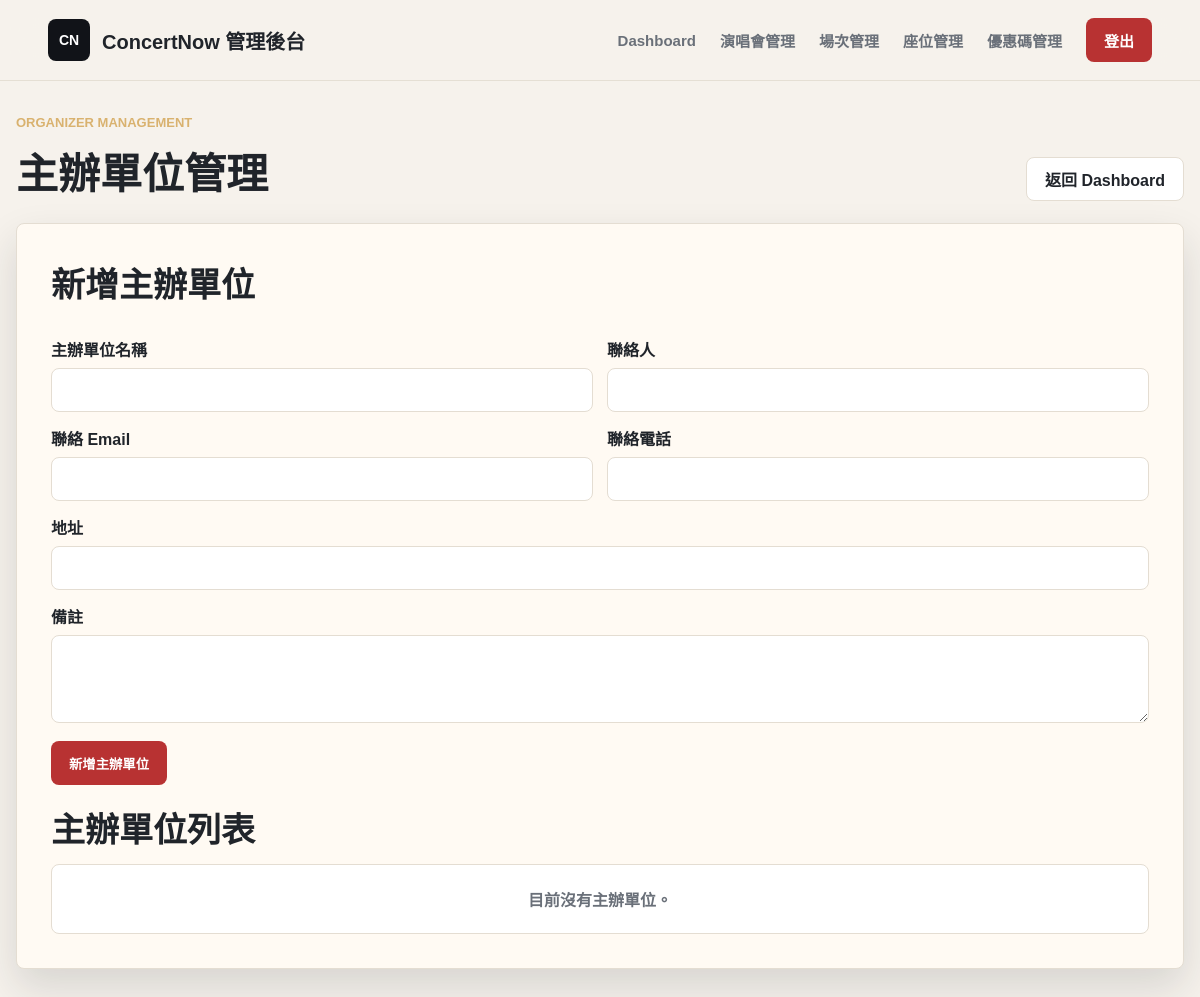
Page /manager/organizers.php (signed in) on the earlier database version.
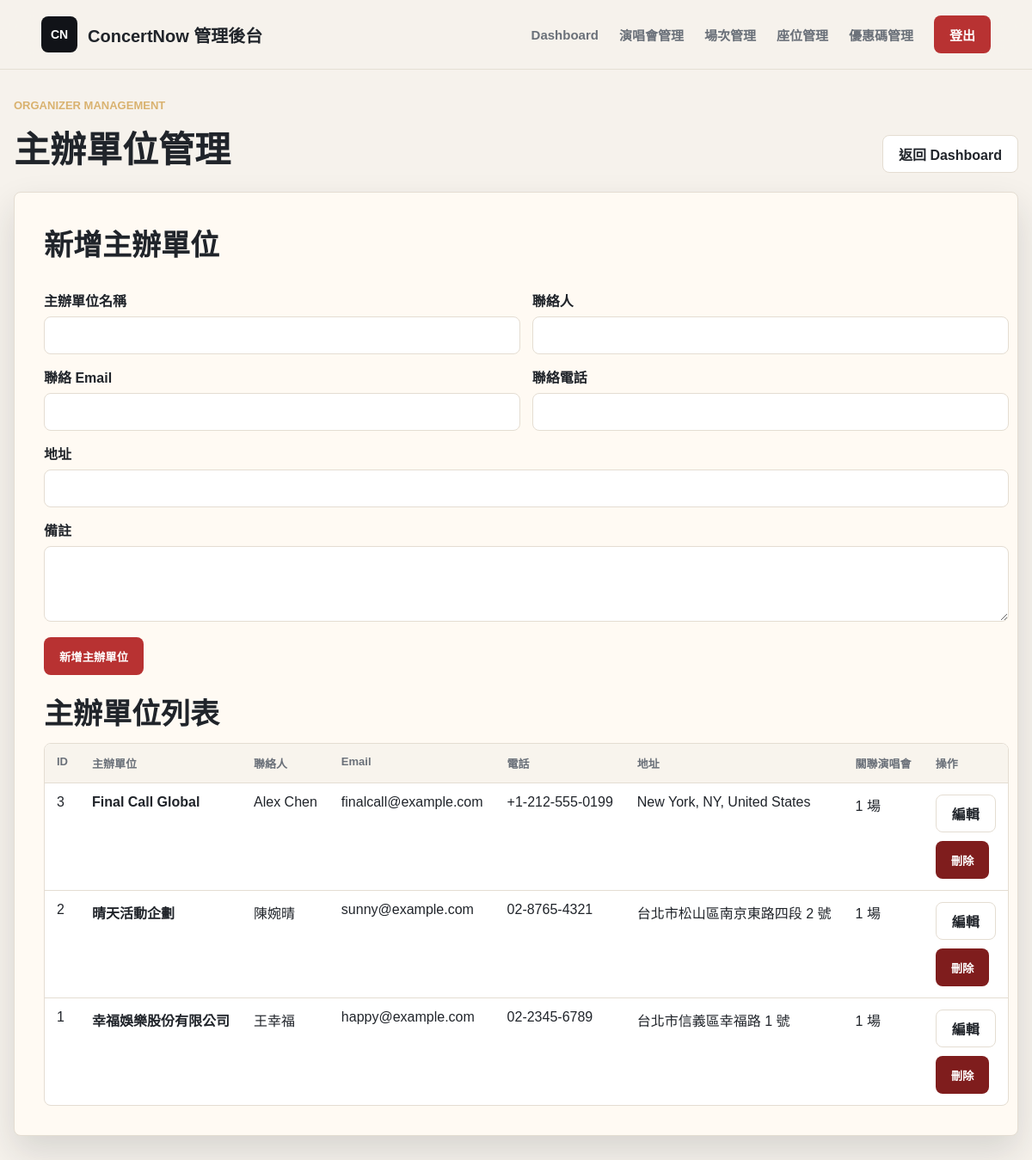
Same page on the later database version.
### tables this page shows
CREATE TABLE Organizer (
    organizer_id INT AUTO_INCREMENT PRIMARY KEY,
    organizer_name VARCHAR(100) NOT NULL UNIQUE,
    contact_person VARCHAR(100) NULL,
    contact_email VARCHAR(100) NULL,
    contact_phone VARCHAR(30) NULL,
    organizer_address VARCHAR(255) NULL,
    note TEXT NULL,
    created_at TIMESTAMP DEFAULT CURRENT_TIMESTAMP,
    updated_at TIMESTAMP DEFAULT CURRENT_TIMESTAMP ON UPDATE CURRENT_TIMESTAMP
);

### includes/manager_auth.php (called while the page is built, shortened)
<?php
function h($value)
{
    return htmlspecialchars((string) $value, ENT_QUOTES, 'UTF-8');
}

### manager/organizers.php (the view, shortened to what this page needs)
<?php
require_once __DIR__ . '/../includes/manager_auth.php';
require_once __DIR__ . '/../includes/db_config.php';
$errors = [];
$organizers = [];
$editOrganizer = null;
$dbReady = $pdo instanceof PDO;
if ($dbReady) {
    try {
        $stmt = $pdo->query(
            'SELECT
                o.organizer_id,
                o.organizer_name,
                o.contact_person,
                o.contact_email,
                o.contact_phone,
                o.organizer_address,
                o.note,
                COUNT(c.concert_id) AS concert_count
             FROM Organizer o
             LEFT JOIN Concert c ON c.organizer_id = o.organizer_id
             GROUP BY
                o.organizer_id,
                o.organizer_name,
                o.contact_person,
                o.contact_email,
                o.contact_phone,
                o.organizer_address,
                o.note
             ORDER BY o.organizer_id DESC'
        );
        $organizers = $stmt->fetchAll();
    } catch (PDOException $exception) {
        error_log('Fetch organizers failed: ' . $exception->getMessage());
        $errors[] = '讀取主辦單位列表失敗，請確認已重新匯入 schema.sql 或執行 organizer_migration.sql。';
    }
}
$isEditing = is_array($editOrganizer);
$formTitle = $isEditing ? '修改主辦單位' : '新增主辦單位';
$formData = [
    'organizer_name' => $isEditing ? ($editOrganizer['organizer_name'] ?? '') : ($_POST['organizer_name'] ?? ''),
    'contact_person' => $isEditing ? ($editOrganizer['contact_person'] ?? '') : ($_POST['contact_person'] ?? ''),
    'contact_email' => $isEditing ? ($editOrganizer['contact_email'] ?? '') : ($_POST['contact_email'] ?? ''),
    'contact_phone' => $isEditing ? ($editOrganizer['contact_phone'] ?? '') : ($_POST['contact_phone'] ?? ''),
    'organizer_address' => $isEditing ? ($editOrganizer['organizer_address'] ?? '') : ($_POST['organizer_address'] ?? ''),
    'note' => $isEditing ? ($editOrganizer['note'] ?? '') : ($_POST['note'] ?? ''),
];
?>
<!doctype html>
<html lang="zh-Hant">
<head>
    <link rel="stylesheet" href="../assets/css/style.css">
</head>
<body>
    <header class="site-header">
        <a class="brand" href="/concert_system/manager/dashboard.php" aria-label="ConcertNow 管理後台">
            <span class="brand-mark">CN</span>
            <span>ConcertNow 管理後台</span>
        </a>
        <nav class="main-nav" aria-label="管理功能">
            <a href="/concert_system/manager/dashboard.php">Dashboard</a>
            <a href="/concert_system/manager/concerts.php">演唱會管理</a>
            <a href="/concert_system/manager/shows.php">場次管理</a>
            <a href="/concert_system/manager/seats.php">座位管理</a>
            <a href="/concert_system/manager/promocodes.php">優惠碼管理</a>
            <a class="login-button" href="/concert_system/manager/logout.php">登出</a>
        </nav>
    </header>
    <main class="concert-section manager-organizers">
        <div class="section-title">
            <div>
                <p>Organizer Management</p>
                <h2>主辦單位管理</h2>
            </div>
            <a class="secondary-action" href="/concert_system/manager/dashboard.php">返回 Dashboard</a>
        </div>
        <section class="placeholder-card organizers-panel">
            <div class="organizers-layout">
                <form class="organizer-form" method="post" action="/concert_system/manager/organizers.php">
                    <h1><?= h($formTitle) ?></h1>
                    <div class="organizer-form-grid">
                        <label>
                            主辦單位名稱
                            <input type="text" name="organizer_name" value="<?= h($formData['organizer_name']) ?>" required <?= !$dbReady ? 'disabled' : '' ?>>
                        </label>
                        <label>
                            聯絡人
                            <input type="text" name="contact_person" value="<?= h($formData['contact_person']) ?>" <?= !$dbReady ? 'disabled' : '' ?>>
                        </label>
                        <label>
                            聯絡 Email
                            <input type="email" name="contact_email" value="<?= h($formData['contact_email']) ?>" <?= !$dbReady ? 'disabled' : '' ?>>
                        </label>
                        <label>
                            聯絡電話
                            <input type="text" name="contact_phone" value="<?= h($formData['contact_phone']) ?>" <?= !$dbReady ? 'disabled' : '' ?>>
                        </label>
                        <label class="field-wide">
                            地址
                            <input type="text" name="organizer_address" value="<?= h($formData['organizer_address']) ?>" <?= !$dbReady ? 'disabled' : '' ?>>
                        </label>
                        <label class="field-wide">
                            備註
                            <textarea name="note" <?= !$dbReady ? 'disabled' : '' ?>><?= h($formData['note']) ?></textarea>
                        </label>
                    </div>
                    <div class="organizer-actions">
                        <button class="placeholder-link" type="submit" <?= !$dbReady ? 'disabled' : '' ?>>
                            <?= $isEditing ? '更新主辦單位' : '新增主辦單位' ?>
                        </button>
                    </div>
                </form>
                <div>
                    <h1>主辦單位列表</h1>
                    <div class="table-wrap">
                        <?php if ($organizers): ?>
                            <table class="organizer-table">
                                <thead>
                                    <tr>
                                        <th>ID</th>
                                        <th>主辦單位</th>
                                        <th>聯絡人</th>
                                        <th>Email</th>
                                        <th>電話</th>
                                        <th>地址</th>
                                        <th>關聯演唱會</th>
                                        <th>操作</th>
                                    </tr>
                                </thead>
                                <tbody>
                                    <?php foreach ($organizers as $organizer): ?>
                                        <tr>
                                            <td><?= h($organizer['organizer_id']) ?></td>
                                            <td><strong><?= h($organizer['organizer_name']) ?></strong></td>
                                            <td><?= h($organizer['contact_person'] ?: '-') ?></td>
                                            <td><?= h($organizer['contact_email'] ?: '-') ?></td>
                                            <td><?= h($organizer['contact_phone'] ?: '-') ?></td>
                                            <td><?= h($organizer['organizer_address'] ?: '-') ?></td>
                                            <td><?= h((int) $organizer['concert_count']) ?> 場</td>
                                            <td>
                                                <div class="table-actions">
                                                    <a class="secondary-action" href="/concert_system/manager/organizers.php?edit_id=<?= h($organizer['organizer_id']) ?>">編輯</a>
                                                    <form method="post" action="/concert_system/manager/organizers.php" onsubmit="return confirm('確定要刪除此主辦單位嗎？相關演唱會會改成未指定主辦單位。');">
                                                        <button class="danger-action" type="submit">刪除</button>
                                                    </form>
                                                </div>
                                            </td>
                                        </tr>
                                    <?php endforeach; ?>
                                </tbody>
                            </table>
                        <?php else: ?>
                            <div class="empty-row">目前沒有主辦單位。</div>
                        <?php endif; ?>
                    </div>
                </div>
            </div>
        </section>
    </main>
</body>
</html>

### assets/css/style.css (style rules this page uses)
:root { --bg: #f6f2ec; --surface: #fffaf3; --text: #20242a; --muted: #6a7079; --line: #e4ddd2; --accent: #b83232; --accent-dark: #8f2323; --ink: #111318; --shadow: 0 18px 40px rgba(31, 35, 40, 0.14); }
* { box-sizing: border-box; }
html { scroll-behavior: smooth; }
body { margin: 0; min-height: 100vh; background: var(--bg); color: var(--text); font-family: "PingFang TC", "Noto Sans TC", "Microsoft JhengHei", Arial, sans-serif; }
a { color: inherit; text-decoration: none; }
.site-header { position: sticky; top: 0; z-index: 20; display: flex; align-items: center; justify-content: space-between; gap: 24px; width: 100%; padding: 18px clamp(18px, 4vw, 56px); background: rgba(246, 242, 236, 0.92); border-bottom: 1px solid rgba(228, 221, 210, 0.9); backdrop-filter: blur(16px); }
.brand { display: inline-flex; align-items: center; gap: 12px; font-size: 20px; font-weight: 800; letter-spacing: 0; }
.brand-mark { display: inline-grid; place-items: center; width: 42px; height: 42px; color: #fff; background: var(--ink); border-radius: 8px; font-size: 14px; }
.main-nav { display: flex; align-items: center; gap: clamp(12px, 2vw, 28px); color: var(--muted); font-size: 15px; font-weight: 700; }
.login-button, .primary-action, .ticket-link, .secondary-action, .disabled-action, .seat-zone-action, .show-select-action, .placeholder-link, .auth-submit { display: inline-flex; align-items: center; justify-content: center; min-height: 44px; padding: 0 18px; border: 0; border-radius: 8px; background: var(--accent); color: #fff; font-weight: 800; cursor: pointer; }
.secondary-action { border: 1px solid var(--line); background: #fff; color: var(--text); }
.slide-kicker, .section-title p { margin: 0 0 10px; color: #d9b26f; font-size: 13px; font-weight: 900; letter-spacing: 0; text-transform: uppercase; }
.concert-section { width: min(1180px, calc(100% - 32px)); margin: 64px auto 72px; }
.section-title { display: flex; align-items: end; justify-content: space-between; gap: 20px; margin-bottom: 22px; }
.section-title h2 { margin: 0; color: var(--text); font-size: clamp(28px, 4vw, 42px); letter-spacing: 0; }
.placeholder-card { width: min(620px, 100%); padding: 34px; border: 1px solid var(--line); border-radius: 8px; background: var(--surface); box-shadow: var(--shadow); }
.placeholder-card h1 { margin: 0 0 12px; font-size: 34px; }

### manager/organizers.php (style rules this page uses)
.manager-organizers { margin-top: 34px; }
.organizers-panel { width: 100%; max-width: none; }
.organizers-layout, .organizer-form { display: grid; gap: 18px; }
.organizer-form-grid { display: grid; grid-template-columns: repeat(2, minmax(0, 1fr)); gap: 14px; }
.organizer-form label { display: grid; gap: 7px; font-weight: 800; }
.organizer-form input, .organizer-form textarea { width: 100%; min-height: 44px; padding: 10px 12px; border: 1px solid var(--line); border-radius: 8px; background: #fff; color: var(--text); font: inherit; }
.organizer-form textarea { min-height: 88px; resize: vertical; }
.field-wide { grid-column: 1 / -1; }
.organizer-actions, .table-actions { display: flex; flex-wrap: wrap; gap: 10px; align-items: center; }
.table-wrap { overflow-x: auto; border: 1px solid var(--line); border-radius: 8px; background: #fff; }
.organizer-table { width: 100%; min-width: 1080px; border-collapse: collapse; }
.organizer-table th, .organizer-table td { padding: 13px 14px; border-bottom: 1px solid var(--line); text-align: left; vertical-align: top; white-space: nowrap; }
.organizer-table th { background: #f8f4ed; color: var(--muted); font-size: 13px; font-weight: 900; }
.organizer-table tr:last-child td { border-bottom: 0; }
.danger-action { display: inline-flex; align-items: center; justify-content: center; min-height: 44px; padding: 0 18px; border: 0; border-radius: 8px; background: #7f1d1d; color: #fff; font-weight: 800; cursor: pointer; }
.empty-row { padding: 22px; color: var(--muted); font-weight: 800; text-align: center; }

Differences in the rows shown:
added organizer: organizer_id "3", organizer_name "Final Call Global", contact_person "Alex Chen", contact_email "finalcall@example.com", contact_phone "+1-212-555-0199", organizer_address "New York, NY, United States", concert_count "1"
added organizer: organizer_id "2", organizer_name "晴天活動企劃", contact_person "陳婉晴", contact_email "sunny@example.com", contact_phone "02-8765-4321", organizer_address "台北市松山區南京東路四段 2 號", concert_count "1"
added organizer: organizer_id "1", organizer_name "幸福娛樂股份有限公司", contact_person "王幸福", contact_email "happy@example.com", contact_phone "02-2345-6789", organizer_address "台北市信義區幸福路 1 號", concert_count "1"
Other differences:
text no longer shown: "目前沒有主辦單位。"
text now shown: "ID 主辦單位 聯絡人 Email 電話 地址 關聯演唱會 操作"
